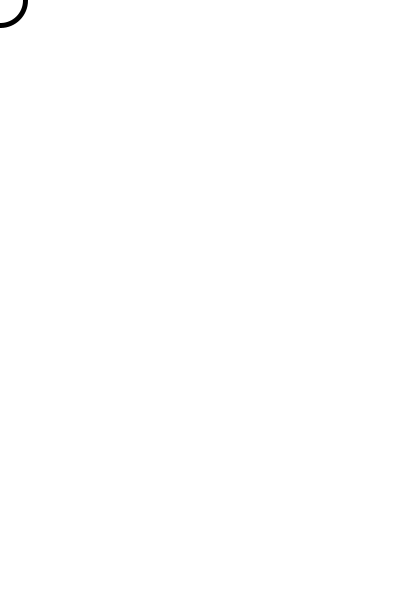
Frame 1 (no input)
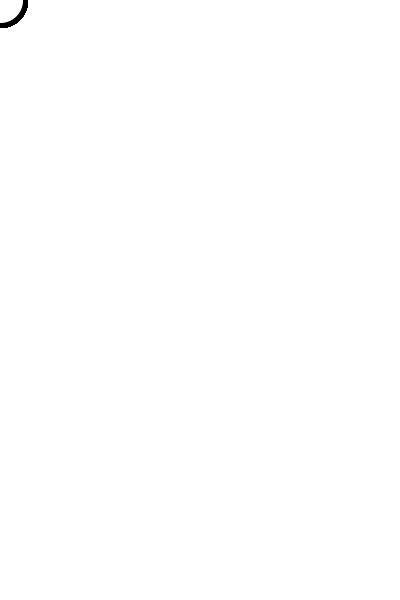
Frame 60 (the mouse pressed at the canvas centre just before this capture)
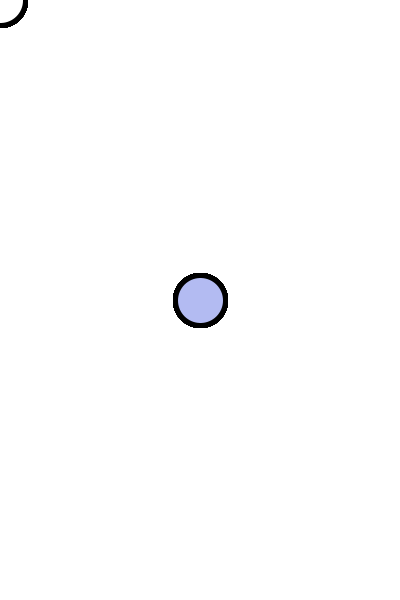
Frame 120 (the mouse held since frame 60 and released just before this capture)

The Processing sketch that drew these frames (run headless with seeded random() and noise(); from frame 60 on, the mouse is pressed at the canvas centre):

// Processing sketch: processing_48916
// ── processing_48916.pde


  void setup()
{
  size(400, 600);
  background(255, 255, 255);
  smooth();
  frameRate(30);
  strokeWeight(5);
  colorMode(HSB);
}
void draw()
{
  //fill(random(255),random(255),random(255),100);
  ellipse(mouseX,mouseY,50,50);
}

void mousePressed()
{
  fill(random(255),random(255),random(255));
}

void keypressed()
{
  background(255,255,255);
}              
                
